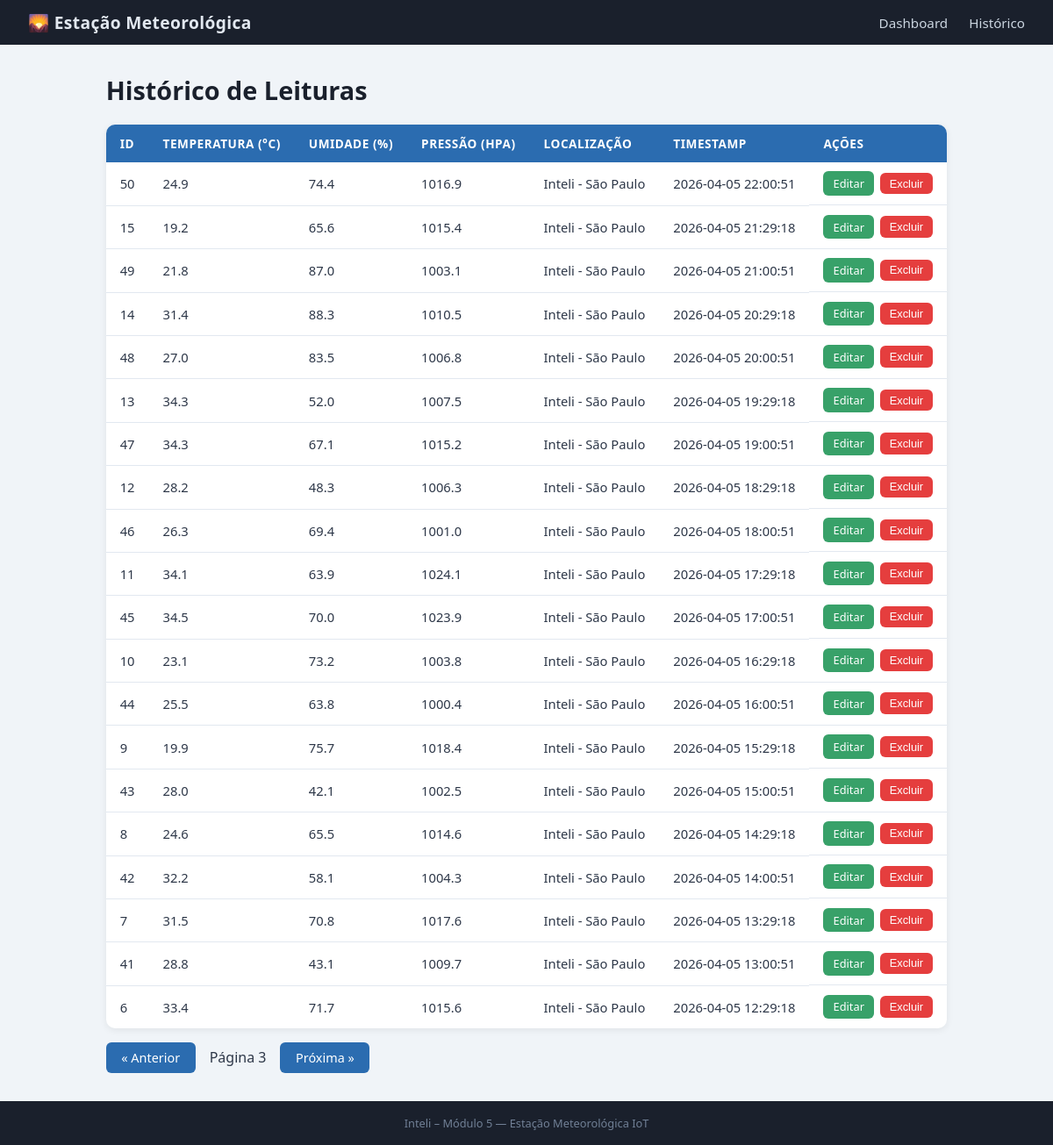
Page /historico?page=3 on the committed database.
### tables this page shows
CREATE TABLE leituras (
        id          INTEGER PRIMARY KEY AUTOINCREMENT,
        temperatura REAL    NOT NULL,
        umidade     REAL    NOT NULL,
        pressao     REAL,
        localizacao TEXT    DEFAULT 'Inteli - São Paulo',
        timestamp   DATETIME DEFAULT (datetime('now','localtime'))
    );

### app.py (the view)
@app.route("/historico")
def historico():
    page = int(request.args.get("page", 1))
    per_page = 20
    offset = (page - 1) * per_page
    leituras = database.listar_leituras(limit=per_page, offset=offset)
    return render_template("historico.html", leituras=leituras, page=page)

### database.py (called while the page is built)
def get_connection():
    conn = sqlite3.connect(DB_PATH)
    conn.row_factory = sqlite3.Row
    conn.execute("PRAGMA journal_mode=WAL")
    return conn

def listar_leituras(limit=100, offset=0):
    conn = get_connection()
    rows = conn.execute(
        "SELECT * FROM leituras ORDER BY timestamp DESC LIMIT ? OFFSET ?",
        (limit, offset),
    ).fetchall()
    conn.close()
    return [dict(r) for r in rows]

### templates/historico.html (shortened to what this page needs)
{% extends "base.html" %}
{% block content %}
<h1>Histórico de Leituras</h1>
<table class="tabela">
  <thead>
    <tr>
      <th>ID</th>
      <th>Temperatura (°C)</th>
      <th>Umidade (%)</th>
      <th>Pressão (hPa)</th>
      <th>Localização</th>
      <th>Timestamp</th>
      <th>Ações</th>
    </tr>
  </thead>
  <tbody>
    {% for l in leituras %}
    <tr>
      <td>{{ l.id }}</td>
      <td>{{ l.temperatura }}</td>
      <td>{{ l.umidade }}</td>
      <td>{{ l.pressao or "—" }}</td>
      <td>{{ l.localizacao }}</td>
      <td>{{ l.timestamp }}</td>
      <td class="actions">
        <a class="btn btn-sm btn-edit" href="{{ url_for('editar', leitura_id=l.id) }}">Editar</a>
        <form method="POST" action="{{ url_for('deletar_view', leitura_id=l.id) }}"
              onsubmit="return confirm('Deseja excluir a leitura #{{ l.id }}?')">
          <button type="submit" class="btn btn-sm btn-delete">Excluir</button>
        </form>
      </td>
    </tr>
    {% else %}
    <tr><td colspan="7" class="empty">Nenhuma leitura encontrada.</td></tr>
    {% endfor %}
  </tbody>
</table>
<div class="pagination">
  {% if page > 1 %}
  <a class="btn" href="{{ url_for('historico', page=page-1) }}">&laquo; Anterior</a>
  {% endif %}
  <span>Página {{ page }}</span>
  {% if leituras | length == 20 %}
  <a class="btn" href="{{ url_for('historico', page=page+1) }}">Próxima &raquo;</a>
  {% endif %}
</div>
{% endblock %}

### static/css/style.css (style rules this page uses)
*, *::before, *::after { box-sizing: border-box; margin: 0; padding: 0; }
body { font-family: "Segoe UI", Arial, sans-serif; background: #f0f4f8; color: #2d3748; min-height: 100vh; display: flex; flex-direction: column; }
h1 { font-size: 1.8rem; margin-bottom: 1.25rem; color: #1a202c; }
.tabela { width: 100%; border-collapse: collapse; background: #fff; border-radius: 10px; overflow: hidden; box-shadow: 0 2px 8px rgba(0,0,0,0.07); margin-bottom: 1rem; }
.tabela th { background: #2b6cb0; color: #fff; padding: 0.75rem 1rem; text-align: left; font-size: 0.85rem; text-transform: uppercase; letter-spacing: 0.04em; }
.tabela td { padding: 0.65rem 1rem; border-bottom: 1px solid #e2e8f0; font-size: 0.92rem; }
.tabela tr:last-child td { border-bottom: none; }
.actions { display: flex; gap: 0.4rem; align-items: center; }
.btn { display: inline-block; padding: 0.5rem 1.1rem; background: #2b6cb0; color: #fff; border: none; border-radius: 6px; text-decoration: none; font-size: 0.9rem; cursor: pointer; transition: background 0.2s; }
.btn-sm { padding: 0.3rem 0.7rem; font-size: 0.8rem; }
.btn-edit { background: #38a169; }
.btn-delete { background: #e53e3e; }
.pagination { display: flex; align-items: center; gap: 1rem; margin-top: 1rem; }

### rows in the picture
leituras: id "50", temperatura "24.9", umidade "74.4", pressao "1016.9", localizacao "Inteli - São Paulo", timestamp "2026-04-05 22:00:51"
leituras: id "15", temperatura "19.2", umidade "65.6", pressao "1015.4", localizacao "Inteli - São Paulo", timestamp "2026-04-05 21:29:18"
leituras: id "49", temperatura "21.8", umidade "87.0", pressao "1003.1", localizacao "Inteli - São Paulo", timestamp "2026-04-05 21:00:51"
leituras: id "14", temperatura "31.4", umidade "88.3", pressao "1010.5", localizacao "Inteli - São Paulo", timestamp "2026-04-05 20:29:18"
leituras: id "48", temperatura "27.0", umidade "83.5", pressao "1006.8", localizacao "Inteli - São Paulo", timestamp "2026-04-05 20:00:51"
leituras: id "13", temperatura "34.3", umidade "52.0", pressao "1007.5", localizacao "Inteli - São Paulo", timestamp "2026-04-05 19:29:18"
leituras: id "47", temperatura "34.3", umidade "67.1", pressao "1015.2", localizacao "Inteli - São Paulo", timestamp "2026-04-05 19:00:51"
leituras: id "12", temperatura "28.2", umidade "48.3", pressao "1006.3", localizacao "Inteli - São Paulo", timestamp "2026-04-05 18:29:18"
leituras: id "46", temperatura "26.3", umidade "69.4", pressao "1001.0", localizacao "Inteli - São Paulo", timestamp "2026-04-05 18:00:51"
leituras: id "11", temperatura "34.1", umidade "63.9", pressao "1024.1", localizacao "Inteli - São Paulo", timestamp "2026-04-05 17:29:18"
leituras: id "45", temperatura "34.5", umidade "70.0", pressao "1023.9", localizacao "Inteli - São Paulo", timestamp "2026-04-05 17:00:51"
leituras: id "10", temperatura "23.1", umidade "73.2", pressao "1003.8", localizacao "Inteli - São Paulo", timestamp "2026-04-05 16:29:18"
leituras: id "44", temperatura "25.5", umidade "63.8", pressao "1000.4", localizacao "Inteli - São Paulo", timestamp "2026-04-05 16:00:51"
leituras: id "9", temperatura "19.9", umidade "75.7", pressao "1018.4", localizacao "Inteli - São Paulo", timestamp "2026-04-05 15:29:18"
leituras: id "43", temperatura "28.0", umidade "42.1", pressao "1002.5", localizacao "Inteli - São Paulo", timestamp "2026-04-05 15:00:51"
leituras: id "8", temperatura "24.6", umidade "65.5", pressao "1014.6", localizacao "Inteli - São Paulo", timestamp "2026-04-05 14:29:18"
leituras: id "42", temperatura "32.2", umidade "58.1", pressao "1004.3", localizacao "Inteli - São Paulo", timestamp "2026-04-05 14:00:51"
leituras: id "7", temperatura "31.5", umidade "70.8", pressao "1017.6", localizacao "Inteli - São Paulo", timestamp "2026-04-05 13:29:18"
leituras: id "41", temperatura "28.8", umidade "43.1", pressao "1009.7", localizacao "Inteli - São Paulo", timestamp "2026-04-05 13:00:51"
leituras: id "6", temperatura "33.4", umidade "71.7", pressao "1015.6", localizacao "Inteli - São Paulo", timestamp "2026-04-05 12:29:18"

### other values in the picture
{{ page }} "3"
